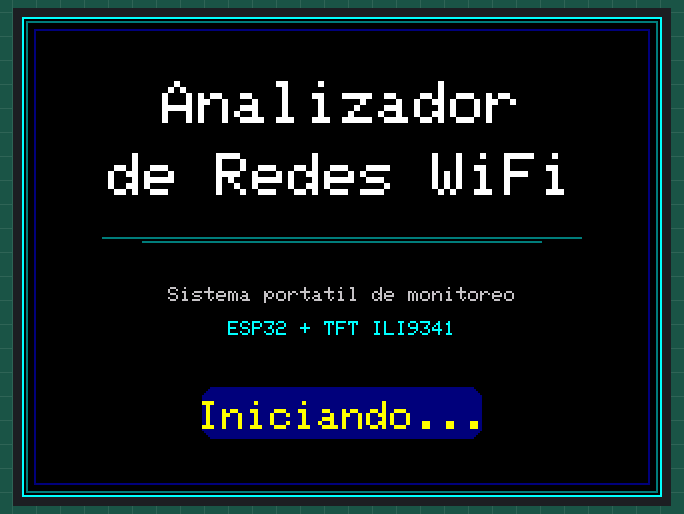
A sketch run on a simulated ESP32. Parts: 320×240 colour display. A WiFi scan finds three made-up networks; what the sketch prints to the serial monitor is not drawn.

Above: at 0.3 s.
At 3.9 s:
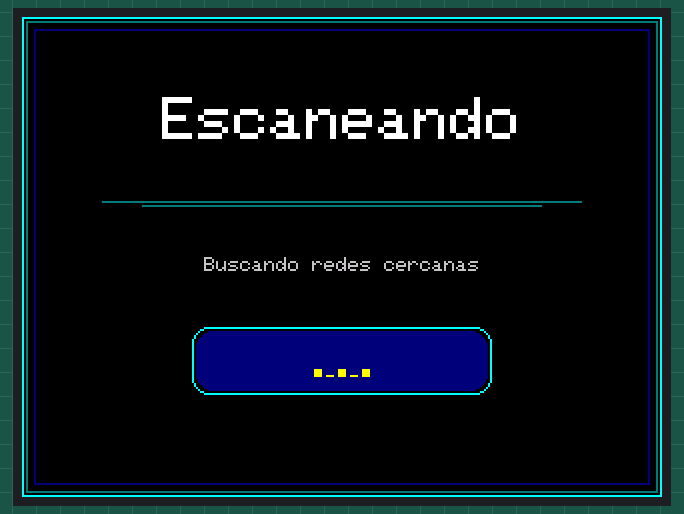
At 6.3 s:
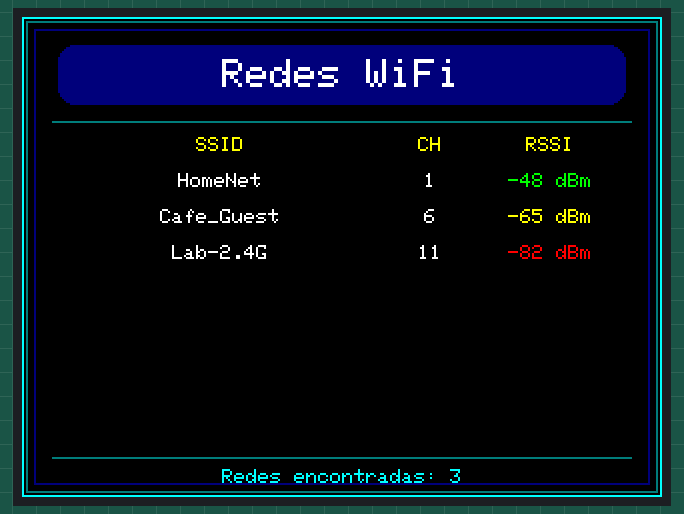

Measured:
- by itself, everything shown: repeats every 12.7 s, in 5 steps
- what the display in image 1 shows lasts 2.3 s, from 3.9 s to 6.2 s
- what the display in image 2 shows lasts 9.6 s, from 6.2 s to 15.8 s

The sketch:

wifi_scanner.ino
```cpp
#include <WiFi.h>
#include <SPI.h>
#include <Adafruit_GFX.h>
#include <Adafruit_ILI9341.h>

#define TFT_CS   5
#define TFT_DC   2
#define TFT_RST  4
#define TFT_MOSI 23
#define TFT_MISO 19
#define TFT_SCK  18

Adafruit_ILI9341 tft(TFT_CS, TFT_DC, TFT_RST);

// ---------- Colores ----------
#define COLOR_FONDO       ILI9341_BLACK
#define COLOR_MARCO       ILI9341_CYAN
#define COLOR_SUBMARCO    ILI9341_DARKCYAN
#define COLOR_TITULO      ILI9341_WHITE
#define COLOR_SUBTITULO   ILI9341_LIGHTGREY
#define COLOR_DETALLE     ILI9341_CYAN
#define COLOR_LINEA       ILI9341_DARKCYAN
#define COLOR_ALERTA      ILI9341_YELLOW

// ---------- Funciones auxiliares ----------
String cortarTexto(String texto, int maxLen) {
  if (texto.length() <= maxLen) return texto;
  return texto.substring(0, maxLen - 3) + "...";
}

uint16_t colorRSSI(int rssi) {
  if (rssi >= -60) return ILI9341_GREEN;
  if (rssi >= -75) return ILI9341_YELLOW;
  return ILI9341_RED;
}

void textoCentradoPantalla(String texto, int y, int tam, uint16_t color) {
  int16_t x1, y1;
  uint16_t w, h;
  tft.setTextSize(tam);
  tft.getTextBounds(texto, 0, y, &x1, &y1, &w, &h);
  int x = (320 - w) / 2;
  tft.setCursor(x, y);
  tft.setTextColor(color);
  tft.print(texto);
}

void textoCentradoColumna(String texto, int xInicio, int ancho, int y, int tam, uint16_t color) {
  int16_t x1, y1;
  uint16_t w, h;
  tft.setTextSize(tam);
  tft.getTextBounds(texto, 0, y, &x1, &y1, &w, &h);
  int x = xInicio + (ancho - w) / 2;
  tft.setCursor(x, y);
  tft.setTextColor(color);
  tft.print(texto);
}

void dibujarMarcoElegante() {
  tft.drawRect(0, 0, 320, 240, COLOR_MARCO);
  tft.drawRect(2, 2, 316, 236, COLOR_SUBMARCO);
  tft.drawRect(6, 6, 308, 228, ILI9341_NAVY);
}

void dibujarLineaDecorativa(int y) {
  tft.drawFastHLine(40, y, 240, COLOR_LINEA);
  tft.drawFastHLine(60, y + 2, 200, COLOR_LINEA);
}

// ---------- Pantalla de bienvenida ----------
void pantallaBienvenida() {
  tft.fillScreen(COLOR_FONDO);
  dibujarMarcoElegante();

  textoCentradoPantalla("Analizador", 32, 3, COLOR_TITULO);
  textoCentradoPantalla("de Redes WiFi", 68, 3, COLOR_TITULO);

  dibujarLineaDecorativa(110);

  textoCentradoPantalla("Sistema portatil de monitoreo", 135, 1, COLOR_SUBTITULO);
  textoCentradoPantalla("ESP32 + TFT ILI9341", 152, 1, COLOR_DETALLE);

  tft.fillRoundRect(90, 185, 140, 26, 6, ILI9341_NAVY);
  textoCentradoPantalla("Iniciando...", 192, 2, COLOR_ALERTA);
}

// ---------- Animación de escaneo ----------
void pantallaEscaneandoAnimada() {
  tft.fillScreen(COLOR_FONDO);
  dibujarMarcoElegante();

  textoCentradoPantalla("Escaneando", 40, 3, COLOR_TITULO);
  dibujarLineaDecorativa(92);

  textoCentradoPantalla("Buscando redes cercanas", 120, 1, COLOR_SUBTITULO);

  tft.drawRoundRect(85, 155, 150, 34, 8, COLOR_MARCO);
  tft.fillRoundRect(87, 157, 146, 30, 8, ILI9341_NAVY);

  for (int i = 0; i < 4; i++) {
    String puntos = "";
    for (int j = 0; j < i; j++) puntos += ".";
    tft.fillRoundRect(110, 163, 100, 16, 6, ILI9341_NAVY);
    textoCentradoPantalla(puntos, 166, 2, COLOR_ALERTA);
    delay(250);
  }
}

// ---------- Encabezado ----------
void encabezadoLista() {
  tft.fillScreen(COLOR_FONDO);
  dibujarMarcoElegante();

  tft.fillRoundRect(18, 14, 284, 30, 8, ILI9341_NAVY);
  textoCentradoPantalla("Redes WiFi", 21, 2, COLOR_TITULO);

  tft.drawFastHLine(15, 52, 290, COLOR_LINEA);

  // Columnas
  int colSSID_X = 14;
  int colSSID_W = 170;

  int colCH_X = 184;
  int colCH_W = 40;

  int colRSSI_X = 224;
  int colRSSI_W = 80;

  textoCentradoColumna("SSID", colSSID_X, colSSID_W, 60, 1, COLOR_ALERTA);
  textoCentradoColumna("CH", colCH_X, colCH_W, 60, 1, COLOR_ALERTA);
  textoCentradoColumna("RSSI", colRSSI_X, colRSSI_W, 60, 1, COLOR_ALERTA);
}

// ---------- Mostrar redes ----------
void mostrarRedes() {
  pantallaEscaneandoAnimada();

  int n = WiFi.scanNetworks();

  encabezadoLista();

  if (n <= 0) {
    textoCentradoPantalla("No se detectaron redes", 100, 2, ILI9341_RED);
    textoCentradoPantalla("Intente nuevamente", 132, 1, COLOR_SUBTITULO);
    return;
  }

  // Columnas
  int colSSID_X = 14;
  int colSSID_W = 170;

  int colCH_X = 184;
  int colCH_W = 40;

  int colRSSI_X = 224;
  int colRSSI_W = 80;

  int maxMostrar = 8;

  for (int i = 0; i < n && i < maxMostrar; i++) {
    int y = 78 + (i * 18);

    String ssid = WiFi.SSID(i);
    if (ssid.length() == 0) ssid = "(Oculta)";
    ssid = cortarTexto(ssid, 18);

    String canal = String(WiFi.channel(i));
    String rssi = String(WiFi.RSSI(i)) + " dBm";

    textoCentradoColumna(ssid, colSSID_X, colSSID_W, y, 1, ILI9341_WHITE);
    textoCentradoColumna(canal, colCH_X, colCH_W, y, 1, ILI9341_WHITE);
    textoCentradoColumna(rssi, colRSSI_X, colRSSI_W, y, 1, colorRSSI(WiFi.RSSI(i)));
  }

  tft.drawFastHLine(15, 220, 290, COLOR_LINEA);

  String resumen = "Redes encontradas: " + String(n);
  textoCentradoPantalla(resumen, 226, 1, COLOR_DETALLE);

  Serial.println("----- ESCANEO WIFI -----");
  for (int i = 0; i < n; i++) {
    Serial.print(i + 1);
    Serial.print(". ");
    Serial.print(WiFi.SSID(i));
    Serial.print(" | Canal: ");
    Serial.print(WiFi.channel(i));
    Serial.print(" | RSSI: ");
    Serial.print(WiFi.RSSI(i));
    Serial.println(" dBm");
  }
  Serial.println("------------------------");
}

void setup() {
  Serial.begin(115200);

  SPI.begin(TFT_SCK, TFT_MISO, TFT_MOSI, TFT_CS);

  tft.begin();
  tft.setRotation(1);

  pantallaBienvenida();
  delay(2500);

  WiFi.mode(WIFI_STA);
  WiFi.disconnect();
  delay(300);
}

void loop() {
  mostrarRedes();
  delay(9500);
}
```
